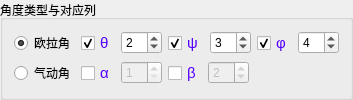
      <widget class="QGroupBox" name="groupBox_9">
       <property name="minimumSize">
        <size>
         <width>0</width>
         <height>0</height>
        </size>
       </property>
       <property name="title">
        <string>角度类型与对应列</string>
       </property>
       <layout class="QVBoxLayout" name="verticalLayout_7">
        <item>
         <layout class="QHBoxLayout" name="horizontalLayout_2">
          <item>
           <widget class="QRadioButton" name="rbAngleEuler">
            <property name="text">
             <string>欧拉角</string>
            </property>
            <property name="checked">
             <bool>true</bool>
            </property>
           </widget>
          </item>
          <item>
           <widget class="QCheckBox" name="chbTheta">
            <property name="palette">
             <palette>
              <active>
               <colorrole role="WindowText">
                <brush brushstyle="SolidPattern">
                 <color alpha="255">
                  <red>85</red>
                  <green>0</green>
                  <blue>255</blue>
                 </color>
                </brush>
               </colorrole>
              </active>
              <inactive>
               <colorrole role="WindowText">
                <brush brushstyle="SolidPattern">
                 <color alpha="255">
                  <red>85</red>
                  <green>0</green>
                  <blue>255</blue>
                 </color>
                </brush>
               </colorrole>
              </inactive>
              <disabled>
               <colorrole role="WindowText">
                <brush brushstyle="SolidPattern">
                 <color alpha="255">
                  <red>120</red>
                  <green>120</green>
                  <blue>120</blue>
                 </color>
                </brush>
               </colorrole>
              </disabled>
             </palette>
            </property>
            <property name="font">
             <font>
              <pointsize>11</pointsize>
             </font>
            </property>
            <property name="layoutDirection">
             <enum>Qt::LeftToRight</enum>
            </property>
            <property name="autoFillBackground">
             <bool>false</bool>
            </property>
            <property name="text">
             <string>θ</string>
            </property>
            <property name="checked">
             <bool>true</bool>
            </property>
           </widget>
          </item>
          <item>
           <widget class="QSpinBox" name="spbThetaCol">
            <property name="toolTip">
             <string>俯仰角/支撑角</string>
            </property>
            <property name="statusTip">
             <string>俯仰角/支撑角</string>
            </property>
            <property name="whatsThis">
             <string>俯仰角/支撑角</string>
            </property>
            <property name="suffix">
             <string/>
            </property>
            <property name="prefix">
             <string/>
            </property>
            <property name="minimum">
             <number>1</number>
            </property>
            <property name="maximum">
             <number>50</number>
            </property>
            <property name="value">
             <number>2</number>
            </property>
           </widget>
          </item>
          <item>
           <widget class="QCheckBox" name="chbPsi">
            <property name="palette">
             <palette>
              <active>
               <colorrole role="WindowText">
                <brush brushstyle="SolidPattern">
                 <color alpha="255">
                  <red>85</red>
                  <green>0</green>
                  <blue>255</blue>
                 </color>
                </brush>
               </colorrole>
              </active>
              <inactive>
               <colorrole role="WindowText">
                <brush brushstyle="SolidPattern">
                 <color alpha="255">
                  <red>85</red>
                  <green>0</green>
                  <blue>255</blue>
                 </color>
                </brush>
               </colorrole>
              </inactive>
              <disabled>
               <colorrole role="WindowText">
                <brush brushstyle="SolidPattern">
                 <color alpha="255">
                  <red>120</red>
                  <green>120</green>
                  <blue>120</blue>
                 </color>
                </brush>
               </colorrole>
              </disabled>
             </palette>
            </property>
            <property name="font">
             <font>
              <pointsize>11</pointsize>
             </font>
            </property>
            <property name="text">
             <string>ψ</string>
            </property>
            <property name="checked">
             <bool>true</bool>
            </property>
           </widget>
          </item>
          <item>
           <widget class="QSpinBox" name="spbPsiCol">
            <property name="toolTip">
             <string>偏航角</string>
            </property>
            <property name="statusTip">
             <string>偏航角</string>
            </property>
            <property name="whatsThis">
             <string>偏航角</string>
            </property>
            <property name="minimum">
             <number>1</number>
            </property>
            <property name="maximum">
             <number>50</number>
            </property>
            <property name="value">
             <number>3</number>
            </property>
           </widget>
          </item>
          <item>
           <widget class="QCheckBox" name="chbPhi">
            <property name="palette">
             <palette>
              <active>
               <colorrole role="WindowText">
                <brush brushstyle="SolidPattern">
                 <color alpha="255">
                  <red>85</red>
                  <green>0</green>
                  <blue>255</blue>
                 </color>
                </brush>
               </colorrole>
              </active>
              <inactive>
               <colorrole role="WindowText">
                <brush brushstyle="SolidPattern">
                 <color alpha="255">
                  <red>85</red>
                  <green>0</green>
                  <blue>255</blue>
                 </color>
                </brush>
               </colorrole>
              </inactive>
              <disabled>
               <colorrole role="WindowText">
                <brush brushstyle="SolidPattern">
                 <color alpha="255">
                  <red>120</red>
                  <green>120</green>
                  <blue>120</blue>
                 </color>
                </brush>
               </colorrole>
              </disabled>
             </palette>
            </property>
            <property name="font">
             <font>
              <pointsize>11</pointsize>
             </font>
            </property>
            <property name="text">
             <string>φ</string>
            </property>
            <property name="checked">
             <bool>true</bool>
            </property>
           </widget>
          </item>
          <item>
           <widget class="QSpinBox" name="spbPhiCol">
            <property name="toolTip">
             <string>滚转角</string>
            </property>
            <property name="statusTip">
             <string>滚转角</string>
            </property>
            <property name="whatsThis">
             <string>滚转角</string>
            </property>
            <property name="minimum">
             <number>1</number>
            </property>
            <property name="maximum">
             <number>50</number>
            </property>
            <property name="value">
             <number>4</number>
            </property>
           </widget>
          </item>
         </layout>
        </item>
        <item>
         <layout class="QHBoxLayout" name="horizontalLayout_6">
          <item>
           <widget class="QRadioButton" name="rbAngleAero">
            <property name="enabled">
             <bool>true</bool>
            </property>
            <property name="text">
             <string>气动角</string>
            </property>
           </widget>
          </item>
          <item>
           <widget class="QCheckBox" name="chbAlpha">
            <property name="palette">
             <palette>
              <active>
               <colorrole role="WindowText">
                <brush brushstyle="SolidPattern">
                 <color alpha="255">
                  <red>85</red>
                  <green>0</green>
                  <blue>255</blue>
                 </color>
                </brush>
               </colorrole>
              </active>
              <inactive>
               <colorrole role="WindowText">
                <brush brushstyle="SolidPattern">
                 <color alpha="255">
                  <red>85</red>
                  <green>0</green>
                  <blue>255</blue>
                 </color>
                </brush>
               </colorrole>
              </inactive>
              <disabled>
               <colorrole role="WindowText">
                <brush brushstyle="SolidPattern">
                 <color alpha="255">
                  <red>120</red>
                  <green>120</green>
                  <blue>120</blue>
                 </color>
                </brush>
               </colorrole>
              </disabled>
             </palette>
            </property>
            <property name="font">
             <font>
              <pointsize>11</pointsize>
             </font>
            </property>
            <property name="text">
             <string>α</string>
            </property>
            <property name="checked">
             <bool>false</bool>
            </property>
           </widget>
          </item>
          <item>
           <widget class="QSpinBox" name="spbAlphaCol">
            <property name="enabled">
             <bool>false</bool>
            </property>
            <property name="toolTip">
             <string>迎角</string>
            </property>
            <property name="statusTip">
             <string>迎角</string>
            </property>
            <property name="whatsThis">
             <string>迎角</string>
            </property>
            <property name="minimum">
             <number>1</number>
            </property>
            <property name="maximum">
             <number>50</number>
            </property>
            <property name="value">
             <number>1</number>
            </property>
           </widget>
          </item>
          <item>
           <widget class="QCheckBox" name="chbBeta">
            <property name="palette">
             <palette>
              <active>
               <colorrole role="WindowText">
                <brush brushstyle="SolidPattern">
                 <color alpha="255">
                  <red>85</red>
                  <green>0</green>
                  <blue>255</blue>
                 </color>
                </brush>
               </colorrole>
              </active>
              <inactive>
               <colorrole role="WindowText">
                <brush brushstyle="SolidPattern">
                 <color alpha="255">
                  <red>85</red>
                  <green>0</green>
                  <blue>255</blue>
                 </color>
                </brush>
               </colorrole>
              </inactive>
              <disabled>
               <colorrole role="WindowText">
                <brush brushstyle="SolidPattern">
                 <color alpha="255">
                  <red>120</red>
                  <green>120</green>
                  <blue>120</blue>
                 </color>
                </brush>
               </colorrole>
              </disabled>
             </palette>
            </property>
            <property name="font">
             <font>
              <pointsize>11</pointsize>
             </font>
            </property>
            <property name="text">
             <string>β</string>
            </property>
            <property name="checked">
             <bool>false</bool>
            </property>
           </widget>
          </item>
          <item>
           <widget class="QSpinBox" name="spbBetaCol">
            <property name="enabled">
             <bool>false</bool>
            </property>
            <property name="toolTip">
             <string>侧滑角</string>
            </property>
            <property name="statusTip">
             <string>侧滑角</string>
            </property>
            <property name="whatsThis">
             <string>侧滑角</string>
            </property>
            <property name="minimum">
             <number>1</number>
            </property>
            <property name="maximum">
             <number>50</number>
            </property>
            <property name="value">
             <number>2</number>
            </property>
           </widget>
          </item>
          <item>
           <spacer name="horizontalSpacer">
            <property name="orientation">
             <enum>Qt::Horizontal</enum>
            </property>
            <property name="sizeHint" stdset="0">
             <size>
              <width>40</width>
              <height>20</height>
             </size>
            </property>
           </spacer>
          </item>
         </layout>
        </item>
       </layout>
      </widget>
